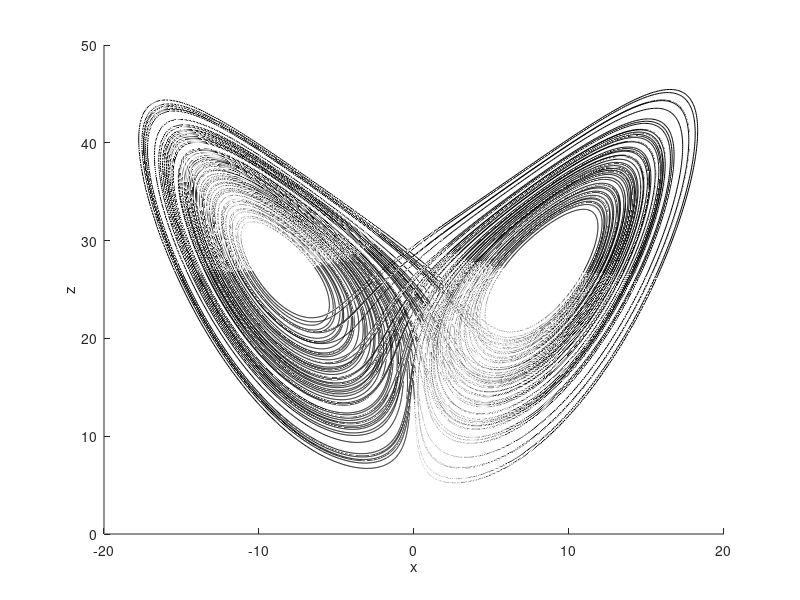
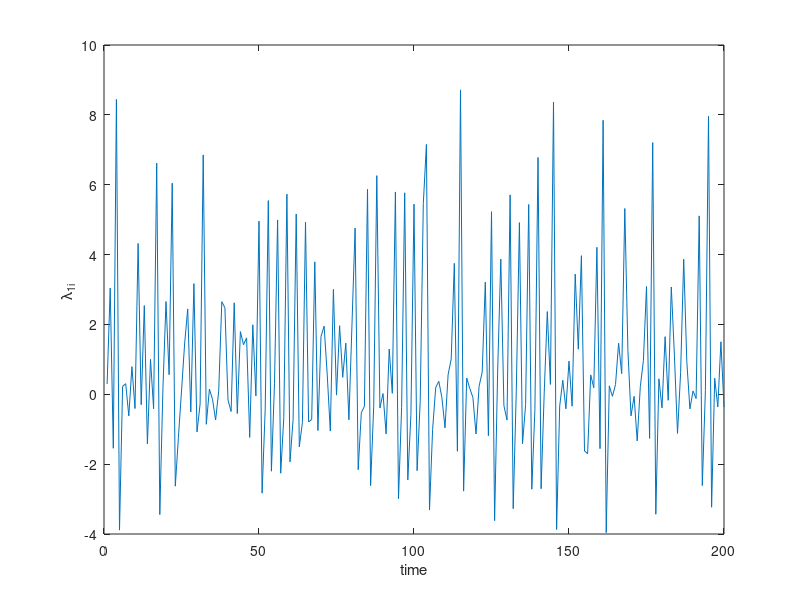
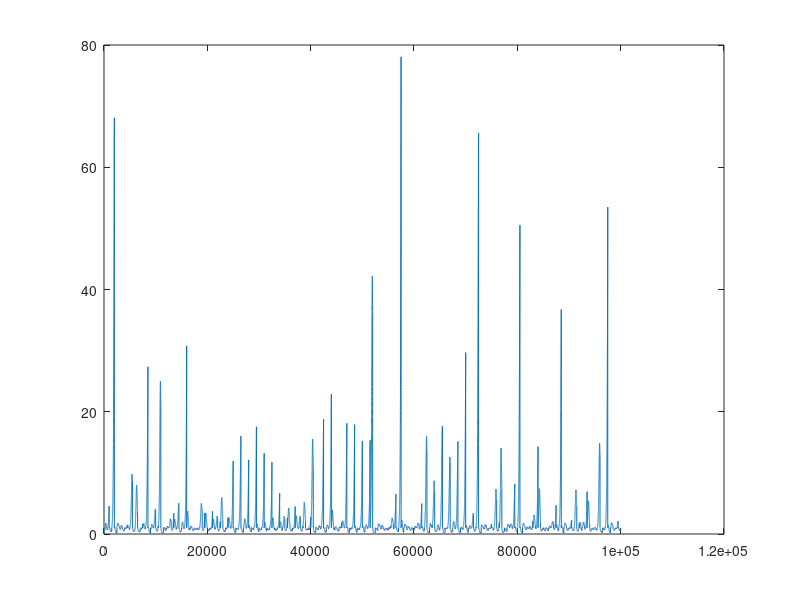
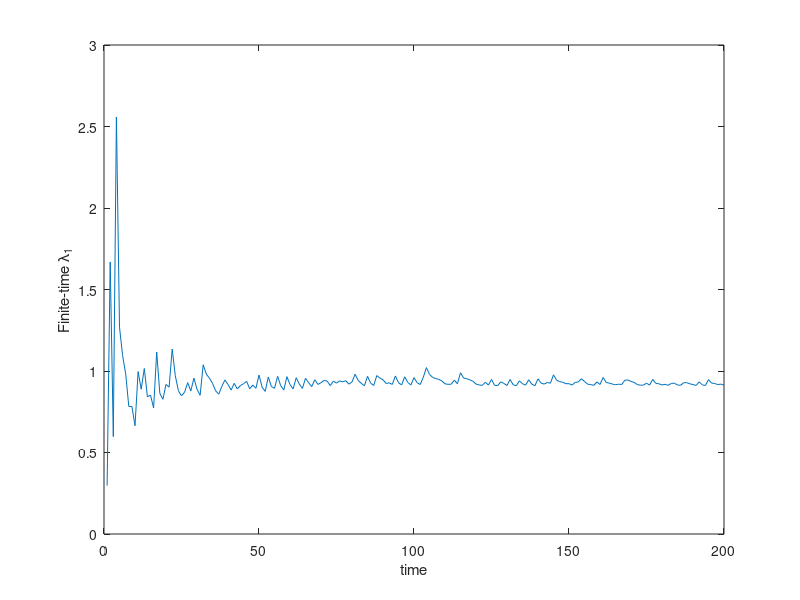

Source code (MATLAB) for these figures, in order:
%% Lyapunov exponents for Lorenz system
% Parameters and Variables

close all;
sigma = 10; %parameters
r = 28;
b = 8/3;

nmax = 100000; %number of iterations
deltat = 0.001; %time-step length
nnorm = 500;
tnorm = nnorm*deltat;

ic = [-1.6737 -2.6235 14.2779]; % initial conditions
x = [ic(1) zeros(1,nmax)]'; % trajectories
y = [ic(2) zeros(1,nmax)]';
z = [ic(3) zeros(1,nmax)]';

% Lorenz solver

j = 1;
while j<nmax+2
    x(j+1) = x(j) + deltat*(sigma*(y(j)-x(j)));
    y(j+1) = y(j) + deltat*(r*x(j)-y(j)-x(j)*z(j));
    z(j+1) = z(j) + deltat*(x(j)*y(j)-b*z(j));
    j = j+1;
end

figure(); % Plotting the Lorenz attractor
plot3(x(:,1),y(:,1),z(:,1), 'k',LineWidth=0.7);
xlabel('x'); ylabel('y'); zlabel('z'); view([0 0]);
%% Leading perturbation vector (with normalization)


ic1 = [0 0 1]; %initial conditions
dx1 = [ic1(1) zeros(1,nmax)]'; % trajectories
dy1 = [ic1(2) zeros(1,nmax)]';
dz1 = [ic1(3) zeros(1,nmax)]';

mag1 = zeros(1,nmax)'; %magnitude of the leading perturbation vector

lam1inst = [];
j = 1;
while j<=nmax+1
    dx1(j+1) = dx1(j) + deltat*(sigma*(dy1(j)-dx1(j)));
    dy1(j+1) = dy1(j) + deltat*(r*dx1(j)-dy1(j)-x(j)*dz1(j)-dx1(j)*z(j));
    dz1(j+1) = dz1(j) + deltat*(x(j)*dy1(j)+dx1(j)*y(j)-b*dz1(j));
    mag1(j+1) = sqrt(dx1(j+1)^2+dy1(j+1)^2+dz1(j+1)^2);
    if rem(j,nnorm) == 0 %renormalization
        lam1inst = [lam1inst (1/tnorm)*log(mag1(j+1))];
        norm1 = [dx1(j+1) dy1(j+1) dz1(j+1)]./norm([dx1(j+1) dy1(j+1) dz1(j+1)]);
        dx1(j+1) = norm1(1);
        dy1(j+1) = norm1(2);
        dz1(j+1) = norm1(3);
    end
    j = j+1;
end
d1 = [dx1 dy1 dz1];

figure(); %plotting lambda_1 inst wrt time
plot(lam1inst);
ylabel('\lambda_{1i} '); xlabel("time")
figure();
plot(mag1);

figure();
plot(cumsum(lam1inst)./(1:length(lam1inst)));
ylabel('Finite-time \lambda_1'); xlabel('time');
fprintf('Finite time 1st Lyapunov exponent is =')
disp(sum(lam1inst)/(nmax/nnorm));
%% 2nd perturbation vector

ic2 = [0 1 0]; %initial conditions
dx2 = [ic2(1) zeros(1,nmax)]'; % trajectories
dy2 = [ic2(2) zeros(1,nmax)]';
dz2 = [ic2(3) zeros(1,nmax)]';

mag2 = zeros(1,nmax)'; %magnitude of the leading perturbation vector

lam2inst = [];
j = 1;
while j<=nmax+1
    dx2(j+1) = dx2(j) + deltat*(sigma*(dy2(j)-dx2(j)));
    dy2(j+1) = dy2(j) + deltat*(r*dx2(j)-dy2(j)-x(j)*dz2(j)-dx2(j)*z(j));
    dz2(j+1) = dz2(j) + deltat*(x(j)*dy2(j)+dx2(j)*y(j)-b*dz2(j));
    mag2(j+1) = sqrt(dx2(j+1)^2+dy2(j+1)^2+dz2(j+1)^2);
    if rem(j,nnorm) == 0 %renormalization        
        d2star = [dx2(j+1) dy2(j+1) dz2(j+1)]-dot([dx2(j+1) dy2(j+1) dz2(j+1)], d1(j+1,:)).*d1(j+1,:);
        lam2inst = [lam2inst (1/tnorm)*log(norm(d2star))];
        norm2 = d2star./norm(d2star);
        dx2(j+1) = norm2(1);
        dy2(j+1) = norm2(2);
        dz2(j+1) = norm2(3);
    end
    j = j+1;
end
d2 = [dx2 dy2 dz2];

figure(); %plotting lambda_2 inst wrt time
plot(lam2inst);
ylabel('\lambda_{2i}'); xlabel("time")
figure();
plot(cumsum(lam2inst)./(1:length(lam2inst)));
ylabel('Finite-time \lambda_2'); xlabel('time');
fprintf('Finite time 2nd Lyapunov exponent is')
disp(sum(lam2inst)/(nmax/nnorm));
%% 3rd perturbation vector

ic3 = [1 0 0]; %initial conditions
dx3 = [ic3(1) zeros(1,nmax)]'; % trajectories
dy3 = [ic3(2) zeros(1,nmax)]';
dz3 = [ic3(3) zeros(1,nmax)]';

mag3 = zeros(1,nmax)'; %magnitude of the leading perturbation vector

lam3inst = [];
j = 1;
while j<=nmax+1
    dx3(j+1) = dx3(j) + deltat*(sigma*(dy3(j)-dx3(j)));
    dy3(j+1) = dy3(j) + deltat*(r*dx3(j)-dy3(j)-x(j)*dz3(j)-dx3(j)*z(j));
    dz3(j+1) = dz3(j) + deltat*(x(j)*dy3(j)+dx3(j)*y(j)-b*dz3(j));
    mag3(j+1) = sqrt(dx3(j+1)^2+dy3(j+1)^2+dz3(j+1)^2);
    if rem(j,nnorm) == 0 %renormalization        
        d3star = [dx3(j+1) dy3(j+1) dz3(j+1)]-...
            dot([dx3(j+1) dy3(j+1) dz3(j+1)], d2(j+1,:)).*d2(j+1,:)-...
            dot([dx3(j+1) dy3(j+1) dz3(j+1)], d1(j+1,:)).*d1(j+1,:);
        lam3inst = [lam3inst (1/tnorm)*log(norm(d3star))];
        norm3 = d3star./norm(d3star);
        dx3(j+1) = norm3(1);
        dy3(j+1) = norm3(2);
        dz3(j+1) = norm3(3);
    end
    j = j+1;
end

figure(); %plotting lambda_3 inst wrt time
plot(lam3inst);
ylabel('\lambda_{3i}'); xlabel("time")
figure();
plot(cumsum(lam3inst)./(1:length(lam3inst)));
ylabel('Finite-time \lambda_3'); xlabel('time');
fprintf('Finite time 3rd Lyapunov exponent is')
disp(sum(lam3inst)/(nmax/nnorm));